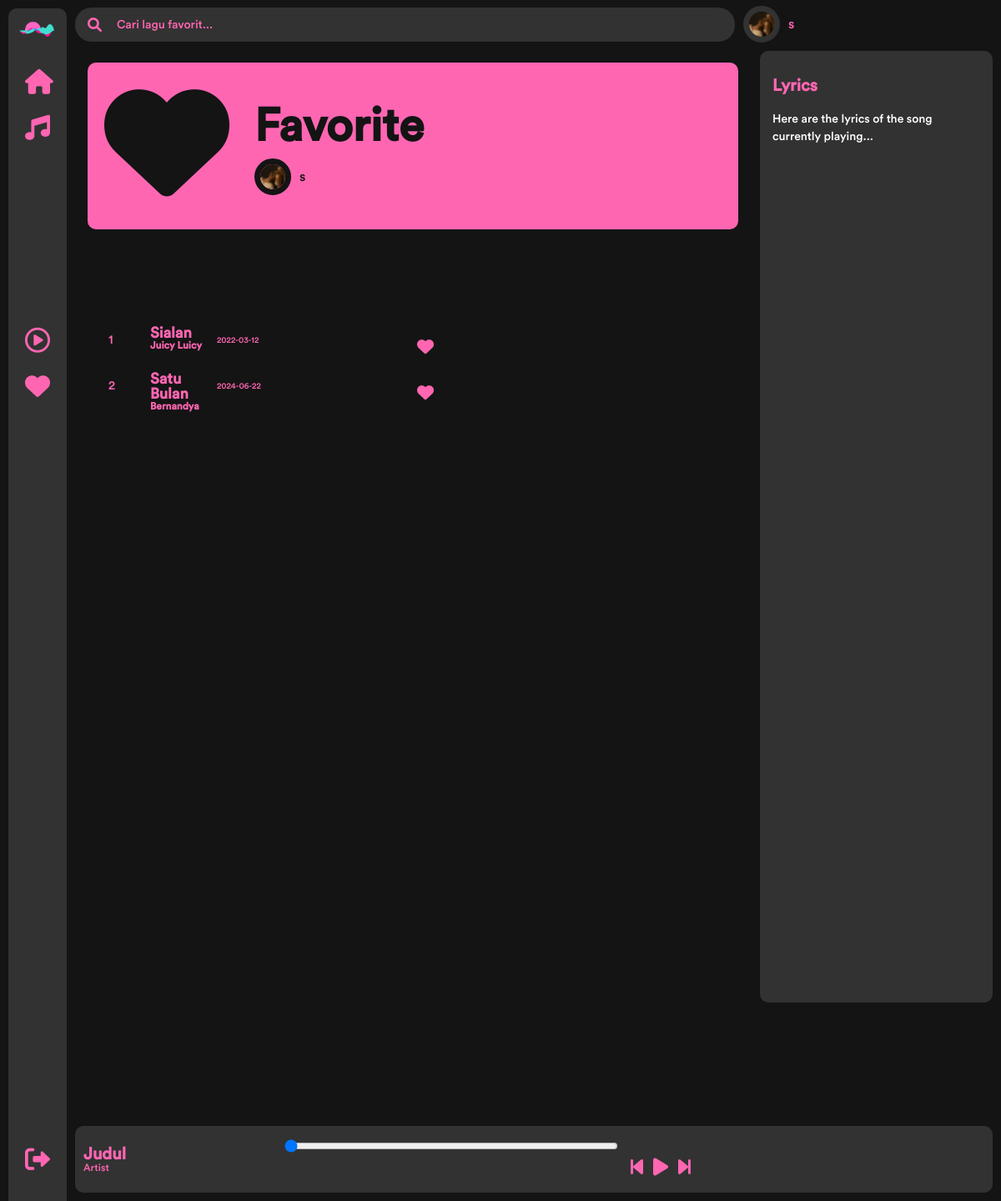
Screenshot of /favorite.php (signed in) with the database file from the repository.
### tables this page shows
CREATE TABLE `lagu` (
  `id_lagu` int(10) NOT NULL,
  `judul_lagu` varchar(255) NOT NULL,
  `tanggal_rilis` date NOT NULL,
  `lirik_lagu` varchar(255) NOT NULL,
  `file_lagu` varchar(255) NOT NULL,
  `id_album` int(10) NOT NULL
);

CREATE TABLE `album` (
  `id_album` int(10) NOT NULL,
  `nama_album` varchar(255) NOT NULL,
  `artis` varchar(255) NOT NULL,
  `sampul_album` varchar(255) NOT NULL
);

### favorite.php (the view, shortened to what this page needs)
<?php
require 'koneksi.php';
$id_user = $_SESSION['user_id'];
$search = isset($_GET['search']) ? $_GET['search'] : '';
$favorites_query = "SELECT lagu.id_lagu, lagu.judul_lagu, lagu.tanggal_rilis, album.artis, album.sampul_album
                    FROM favorites
                    JOIN lagu ON favorites.id_lagu = lagu.id_lagu
                    JOIN album ON lagu.id_album = album.id_album
                    WHERE favorites.id_user = '$id_user'";
$favorites_result = $conn->query($favorites_query);
?>
<!DOCTYPE html>
<html lang="en">
<head>
    <link rel="stylesheet" href="css/style.css" />
    <link rel="stylesheet" href="css/favorite.css" />
    <link rel="stylesheet" href="css/responsive.css" />
    <link rel="stylesheet" href="https://cdnjs.cloudflare.com/ajax/libs/font-awesome/6.0.0-beta3/css/all.min.css">
</head>
<body>
    <div class="container">
        <?php require 'layout/sidebarUser.php'; ?>
        <div class="main-content">
            <nav class="navbar">
                <div class="search">
                    <form method="GET" action="favorite.php">
                        <i class="fa-solid fa-magnifying-glass" style="font-size: 17px; color: #ff66b2; background: #323232"></i>
                        <input type="text" name="search" placeholder="Cari lagu favorit..." value="<?php echo htmlspecialchars($search); ?>">
                    </form>
                </div>
                <div class="account">
                    <?php if (isset($_SESSION['foto_user']) && isset($_SESSION['username'])): ?>
                        <img src="user-foto/<?php echo htmlspecialchars($_SESSION['foto_user']); ?>" alt="Profile" class="profile-img">
                        <span><?php echo htmlspecialchars($_SESSION['username']); ?></span>
                    <?php else: ?>
                        <p>Pengguna tidak ditemukan. Silakan login.</p>
                    <?php endif; ?>
                </div>
            </nav>
            <div class="main-content-body">
                <div class="favorite-detail">
                    <i class="fa-solid fa-heart" style="font-size: 150px; color: #141414; margin: 20px; background-color: #ff66b2;"></i>
                    <div class="favorite-details">
                        <h1>Favorite</h1>
                        <div class="account">
                            <?php if (isset($_SESSION['foto_user']) && isset($_SESSION['username'])): ?>
                                <img src="user-foto/<?php echo htmlspecialchars($_SESSION['foto_user']); ?>" alt="Profile" class="profile-img">
                                <span><?php echo htmlspecialchars($_SESSION['username']); ?></span>
                            <?php else: ?>
                                <p>Pengguna tidak ditemukan. Silakan login.</p>
                            <?php endif; ?>
                        </div>
                    </div>
                </div>
            <div class="main-content-body">
                <div class="song-list">
                    <?php
                        $no = 1;
                        if ($favorites_result->num_rows > 0) {
                            while ($song = $favorites_result->fetch_assoc()) {
                                $id_lagu = $song['id_lagu'];
                                $favorite_query = $conn->query("SELECT * FROM favorites WHERE id_user = '$id_user' AND id_lagu = '$id_lagu'");
                                $is_favorite = $favorite_query->num_rows > 0;
                                $heart_class = $is_favorite ? 'fa-solid fa-heart' : 'fa-regular fa-heart';
                                $heart_color = $is_favorite ? '#ff66b2' : '#323232';
                                echo '
                                    <div class="song-item" data-id="' . $id_lagu . '">
                                        <div class="song-no">' . $no++ . '</div>
                                        <div class="song-title">' . htmlspecialchars($song['judul_lagu']) . '<br><span>' . htmlspecialchars($song['artis']) . '</span></div>
                                        <div class="song-release">' . htmlspecialchars($song['tanggal_rilis']) . '</div>
                                        <div class="song-favorite">
                                            <form action="favorite.php" method="POST">
                                                <input type="hidden" name="id_lagu" value="' . $id_lagu . '">
                                                <input type="hidden" name="action" value="' . ($is_favorite ? 'remove' : 'add') . '">
                                                <button type="submit" class="favorite-btn" style="background: none; border: none;">
                                                    <i class="' . $heart_class . '" style="font-size: 20px; color: ' . $heart_color . ';"></i>
                                                </button>
                                            </form>
                                        </div>
                                    </div>';
                            }
                        } else {
                            echo '<div class="no-results">No songs found for "' . htmlspecialchars($search) . '"</div>';
                        }
                    ?>
                    </div>
            </div>
        </div>
        <div class="sidebar-right">
            <h2>Lyrics</h2>
            <p id="lirikLagu">Here are the lyrics of the song currently playing...</p>
        </div>
        <div class="now-playing">
            <div class="now-playing-info">
                <div class="song-details">
                    <p class="song-title" id="judulLagu">Judul</p>
                    <p class="artist" id="penyanyi">Artist</p>
                </div>
            </div>
            <div class="progress-container">
                <input type="range" value="0" id="progress">
            </div>
            <div class="music-controls">
                <button class="circ" onclick="lagusebelumnya()"><i class="fa-solid fa-backward-step"></i></button>
                <button class="circ" onclick="mainHenti()"><i class="fa-solid fa-play" id="contr"></i></button>
                <button class="circ" onclick="lagubrikutnya()"><i class="fa-solid fa-forward-step"></i></button>
            </div>
        </div>
    </div>
</body>
</html>

### css/style.css (style rules this page uses)
html { scroll-behavior: smooth; }
html, body { overflow-x: hidden; background-color: #141414; }
body { font-family: "circular_stdmedium"; padding: 0px; margin: 0; overflow-x: hidden; }

### rows the page displays
lagu: judul_lagu "Sialan", id_album.artis "Juicy Luicy", tanggal_rilis "2022-03-12"
lagu: judul_lagu "Satu Bulan", id_album.artis "Bernandya", tanggal_rilis "2024-06-22"

### other values shown
$_SESSION['username'] "s"
